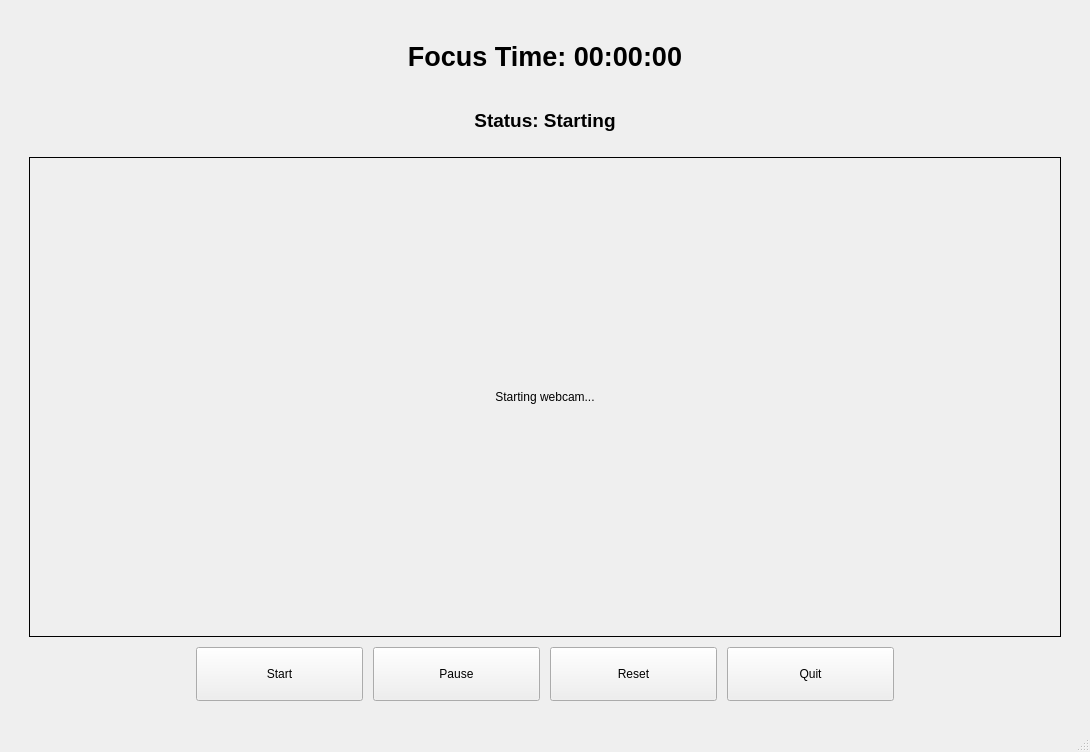
<?xml version="1.0" encoding="UTF-8"?>
<ui version="4.0">
 <class>MainWindow</class>
 <widget class="QMainWindow" name="MainWindow">
  <property name="geometry">
   <rect>
    <x>0</x>
    <y>0</y>
    <width>1090</width>
    <height>752</height>
   </rect>
  </property>
  <property name="sizePolicy">
   <sizepolicy hsizetype="Expanding" vsizetype="Expanding">
    <horstretch>0</horstretch>
    <verstretch>0</verstretch>
   </sizepolicy>
  </property>
  <property name="windowTitle">
   <string>Focus Detector</string>
  </property>
  <widget class="QWidget" name="centralwidget">
   <property name="sizePolicy">
    <sizepolicy hsizetype="Expanding" vsizetype="Expanding">
     <horstretch>0</horstretch>
     <verstretch>0</verstretch>
    </sizepolicy>
   </property>
   <layout class="QVBoxLayout" name="verticalLayout_2">
    <item>
     <layout class="QVBoxLayout" name="verticalLayout" stretch="1,1,1,1">
      <property name="spacing">
       <number>10</number>
      </property>
      <property name="sizeConstraint">
       <enum>QLayout::SizeConstraint::SetDefaultConstraint</enum>
      </property>
      <property name="leftMargin">
       <number>20</number>
      </property>
      <property name="topMargin">
       <number>20</number>
      </property>
      <property name="rightMargin">
       <number>20</number>
      </property>
      <property name="bottomMargin">
       <number>20</number>
      </property>
      <item>
       <widget class="QLabel" name="time_label">
        <property name="sizePolicy">
         <sizepolicy hsizetype="Expanding" vsizetype="Preferred">
          <horstretch>0</horstretch>
          <verstretch>0</verstretch>
         </sizepolicy>
        </property>
        <property name="font">
         <font>
          <pointsize>20</pointsize>
          <bold>true</bold>
         </font>
        </property>
        <property name="text">
         <string>Focus Time: 00:00:00</string>
        </property>
        <property name="alignment">
         <set>Qt::AlignmentFlag::AlignCenter</set>
        </property>
       </widget>
      </item>
      <item>
       <widget class="QLabel" name="status_label">
        <property name="sizePolicy">
         <sizepolicy hsizetype="Expanding" vsizetype="Expanding">
          <horstretch>0</horstretch>
          <verstretch>0</verstretch>
         </sizepolicy>
        </property>
        <property name="font">
         <font>
          <pointsize>14</pointsize>
          <bold>true</bold>
         </font>
        </property>
        <property name="text">
         <string>Status: Starting</string>
        </property>
        <property name="alignment">
         <set>Qt::AlignmentFlag::AlignCenter</set>
        </property>
       </widget>
      </item>
      <item>
       <widget class="QLabel" name="camera_label">
        <property name="sizePolicy">
         <sizepolicy hsizetype="Expanding" vsizetype="Expanding">
          <horstretch>0</horstretch>
          <verstretch>0</verstretch>
         </sizepolicy>
        </property>
        <property name="minimumSize">
         <size>
          <width>640</width>
          <height>480</height>
         </size>
        </property>
        <property name="frameShape">
         <enum>QFrame::Shape::Box</enum>
        </property>
        <property name="text">
         <string>Starting webcam...</string>
        </property>
        <property name="alignment">
         <set>Qt::AlignmentFlag::AlignCenter</set>
        </property>
       </widget>
      </item>
      <item>
       <layout class="QHBoxLayout" name="horizontalLayout">
        <property name="spacing">
         <number>10</number>
        </property>
        <item>
         <spacer name="horizontalSpacer">
          <property name="orientation">
           <enum>Qt::Orientation::Horizontal</enum>
          </property>
          <property name="sizeHint" stdset="0">
           <size>
            <width>16</width>
            <height>20</height>
           </size>
          </property>
         </spacer>
        </item>
        <item>
         <widget class="QPushButton" name="start_button">
          <property name="sizePolicy">
           <sizepolicy hsizetype="Expanding" vsizetype="Expanding">
            <horstretch>0</horstretch>
            <verstretch>0</verstretch>
           </sizepolicy>
          </property>
          <property name="text">
           <string>Start</string>
          </property>
         </widget>
        </item>
        <item>
         <widget class="QPushButton" name="pause_button">
          <property name="sizePolicy">
           <sizepolicy hsizetype="Expanding" vsizetype="Expanding">
            <horstretch>0</horstretch>
            <verstretch>0</verstretch>
           </sizepolicy>
          </property>
          <property name="text">
           <string>Pause</string>
          </property>
         </widget>
        </item>
        <item>
         <widget class="QPushButton" name="reset_button">
          <property name="sizePolicy">
           <sizepolicy hsizetype="Expanding" vsizetype="Expanding">
            <horstretch>0</horstretch>
            <verstretch>0</verstretch>
           </sizepolicy>
          </property>
          <property name="text">
           <string>Reset</string>
          </property>
         </widget>
        </item>
        <item>
         <widget class="QPushButton" name="quit_button">
          <property name="sizePolicy">
           <sizepolicy hsizetype="Expanding" vsizetype="Expanding">
            <horstretch>0</horstretch>
            <verstretch>0</verstretch>
           </sizepolicy>
          </property>
          <property name="text">
           <string>Quit</string>
          </property>
         </widget>
        </item>
        <item>
         <spacer name="horizontalSpacer_2">
          <property name="orientation">
           <enum>Qt::Orientation::Horizontal</enum>
          </property>
          <property name="sizeHint" stdset="0">
           <size>
            <width>16</width>
            <height>10</height>
           </size>
          </property>
         </spacer>
        </item>
       </layout>
      </item>
     </layout>
    </item>
   </layout>
  </widget>
  <widget class="QMenuBar" name="menubar">
   <property name="geometry">
    <rect>
     <x>0</x>
     <y>0</y>
     <width>1090</width>
     <height>33</height>
    </rect>
   </property>
  </widget>
  <widget class="QStatusBar" name="statusbar"/>
 </widget>
 <resources/>
 <connections/>
</ui>
